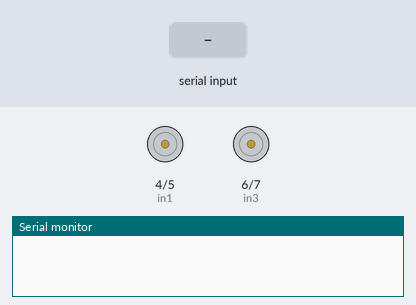
The sketch below on a simulated Arduino Uno, built with avr-gcc and run on an emulated ATmega328P. On the bench: motor-driver pin pairs drawn as motors (green arrow = first pin HIGH = forward, orange = second pin HIGH = backward, longer = more drive, scaled by the enable pin), the last lines printed to the serial monitor. Inputs (shaded band) come from the test bench.

Above: at 1.3 s.
1.4 s: "1" received over the second serial link
3.6 s: "w" received over the second serial link
At 4.9 s:
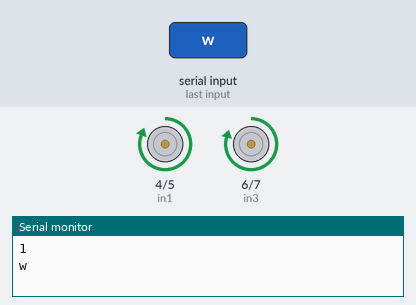
5.2 s: "a" received over the second serial link
At 5.5 s:
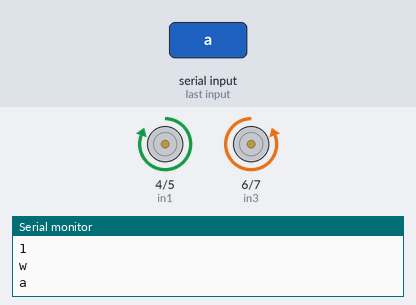
6.7 s: "s" received over the second serial link
At 7.4 s:
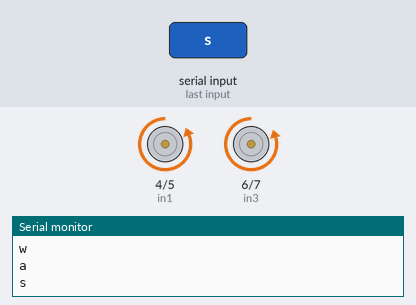
8.3 s: "d" received over the second serial link
At 9.1 s:
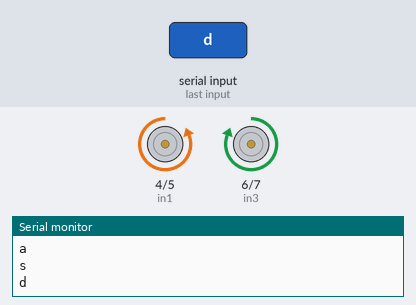
9.8 s: "0" received over the second serial link
At 11.4 s:
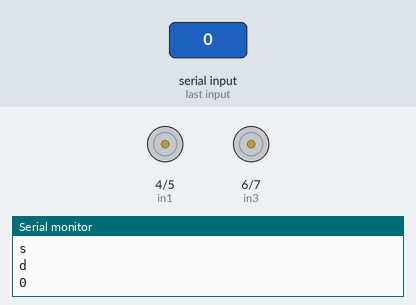
Timing chart, 0 to 12.6 s (numbered marks = the images above; inputs shaded):
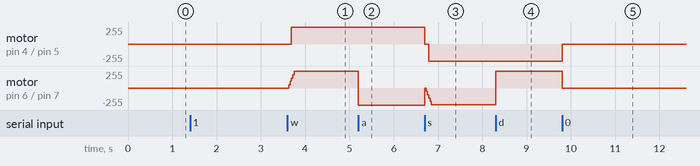

The sketch:

Raven_V3.ino
```cpp
#include<SoftwareSerial.h>;
int in1 = 4;
int in2 = 5;
int in3 = 6;
int in4 = 7;
int enA = 8;
int enB = 9;
char comando = 's';
const int pinoRX = 2;
const int pinoTX = 3;
SoftwareSerial bluetooth(pinoRX, pinoTX);

void acelerar(){
  for(int i = 0; i < 256; i = i + 50){
    analogWrite(enA, i);
    analogWrite(enB, i);
    delay(30);
  }
}
void moverFrente(){
  digitalWrite(in1, HIGH);
  digitalWrite(in2, LOW);
  digitalWrite(in3, HIGH);
  digitalWrite(in4, LOW);
  acelerar();
}

void moverTras(){
  digitalWrite(in1, LOW);
  digitalWrite(in2, HIGH);
  digitalWrite(in3, LOW);
  digitalWrite(in4, HIGH);
  acelerar();
}

void moverEsquerda(){
  digitalWrite(in1, HIGH);
  digitalWrite(in2, LOW);
  digitalWrite(in3, LOW);
  digitalWrite(in4, HIGH);
  analogWrite(enA, 255);
  analogWrite(enB, 255);
}

void moverDireita(){
  digitalWrite(in1, LOW);
  digitalWrite(in2, HIGH);
  digitalWrite(in3, HIGH);
  digitalWrite(in4, LOW);
  analogWrite(enA, 255);
  analogWrite(enB, 255);
}
void moverParar(){
  digitalWrite(in1, LOW);
  digitalWrite(in2, LOW);
  digitalWrite(in3, LOW);
  digitalWrite(in4, LOW);
  for(int i = 255; i >= 0; i = i - 10){
    analogWrite(enA, i);
    analogWrite(enB, i);
    delay(30);
  }
}

void setup() {
  // put your setup code here, to run once:
  pinMode(in1, OUTPUT);
  pinMode(in2, OUTPUT);
  pinMode(in3, OUTPUT);
  pinMode(in4, OUTPUT);
  Serial.begin(9600);
  bluetooth.begin(9600);
  bluetooth.print("$");
  bluetooth.print("$");
  bluetooth.print("$");
  delay(100);
}

void loop() {
  // put your main code here, to run repeatedly:
  if (bluetooth.available()){
    comando = bluetooth.read();
    mover(comando);
    Serial.println(comando);
  }
}
void mover(char comando){
  switch (comando){
    case 'w':
      moverFrente();
      break;
    case 'a':
      moverEsquerda();
      break;
    case 's':
      moverTras();
      break;
    case 'd':
      moverDireita();
      break;
    default:
      moverParar();
      break;
  }
}
```

Measured:
- after the input at 3.6 s, motor on pin 4 (in1) / pin 5 (in2): stopped → forward 255/255 after 0.09 s; motor on pin 6 (in3) / pin 7 (in4): stopped → forward 250/255 at once
- after the input at 5.2 s, motor on pin 6 (in3) / pin 7 (in4): forward 250/255 → backward 255/255 at once
- after the input at 6.7 s, motor on pin 4 (in1) / pin 5 (in2): forward 255/255 → stopped at once, → backward 255/255 0.09 s later; motor on pin 6 (in3) / pin 7 (in4): backward 255/255 → backward 250/255 at once
- after the input at 8.3 s, motor on pin 6 (in3) / pin 7 (in4): backward 250/255 → forward 255/255 at once
- after the input at 9.8 s, motor on pin 4 (in1) / pin 5 (in2): backward 255/255 → stopped at once; motor on pin 6 (in3) / pin 7 (in4): forward 255/255 → stopped at once
